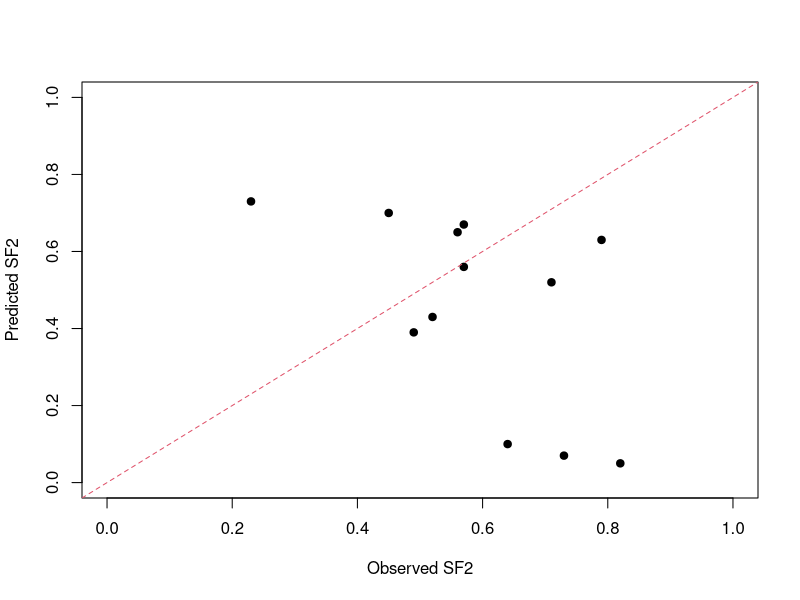

Recreate this plot in R. (Note: a time limit stopped this script after it produced the figure.)
# In this script we shall take a look at the test set of
# the original paper on RSI
dat<-read.csv("eschrich_2009.csv",header=T)
plot(dat$Predicted,dat$Observed,xlim=c(0,1),
     ylim=c(0,1),pch=19,xlab="Observed SF2",
     ylab="Predicted SF2")
abline(a=0,b=1,col=2,lty=2)
# Wow thats really bad!
cor.test(dat$Predicted,dat$Observed,method="spearman")
# in fact the correlation is negative! -0.61 p = 0.03
# oh my!  Hmmm! So if it predicts anything its the other way round!

# Let's compare to random guessing
cs<-cor(dat$Observed,dat$Predicted,method="spearman")
set.seed(2021)
rcs<-array(NA,dim=c(1000000,1))
for (ii in 1:1000000){
  dummy<-runif(length(dat$Observed))
  rcs[ii]<-cor(dat$Observed,dummy,method="spearman")
}
hist(rcs,main="",xlab="Spearman's Rho")
abline(v=cs,col=2)
sum(rcs>=cs)/1000000
# 98% of random gusses show a better correlation to SF at 2 Gy than RSI!!!
